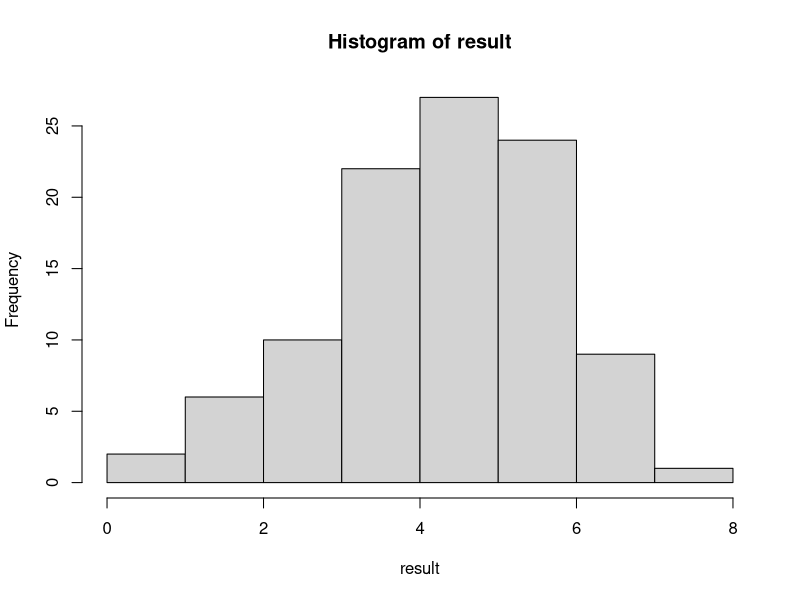
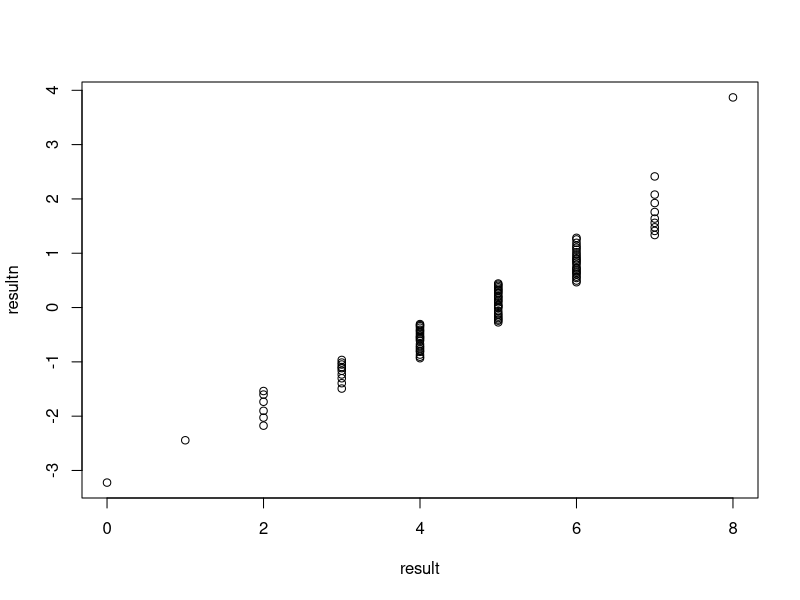

Source code (R) for these figures, in order:
#sampling from 0 and 1

result<-vector(mode="numeric", length=0)

for (j in 0:100) {   
  a<-sum(sample(c(0,1), 10, replace = TRUE))
  result<-append(result,a)
  
}

hist(result)

resultn<-rnorm(1000)

shapiro.test(result)

qqplot(result, resultn)
